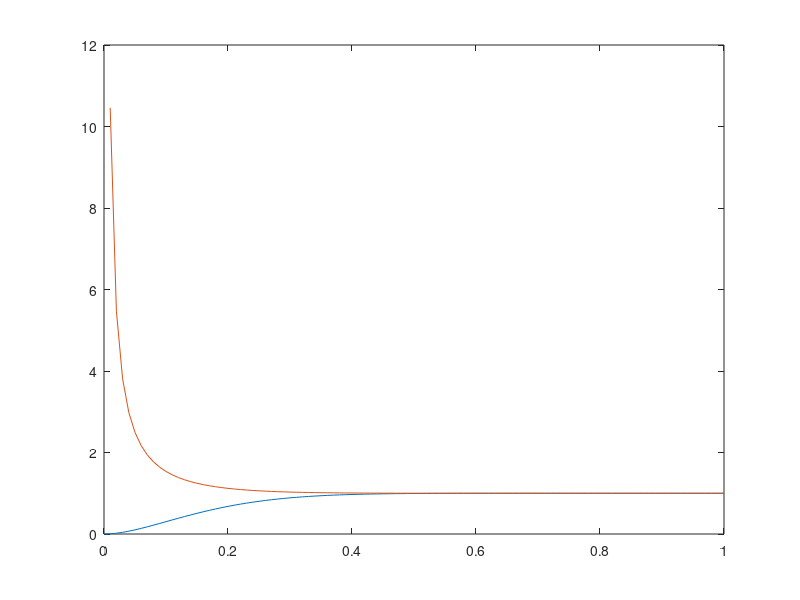

This figure's MATLAB source:
p = [0:0.01:1];
N = 10;

pool=1-(1-p).^N-10*(1-p).*p.*(1-p).^(N-1);

idle=1./(1-(1-p).^N);
plot(p,pool);
grid;
hold;
plot(p,idle);
grid;
hold;